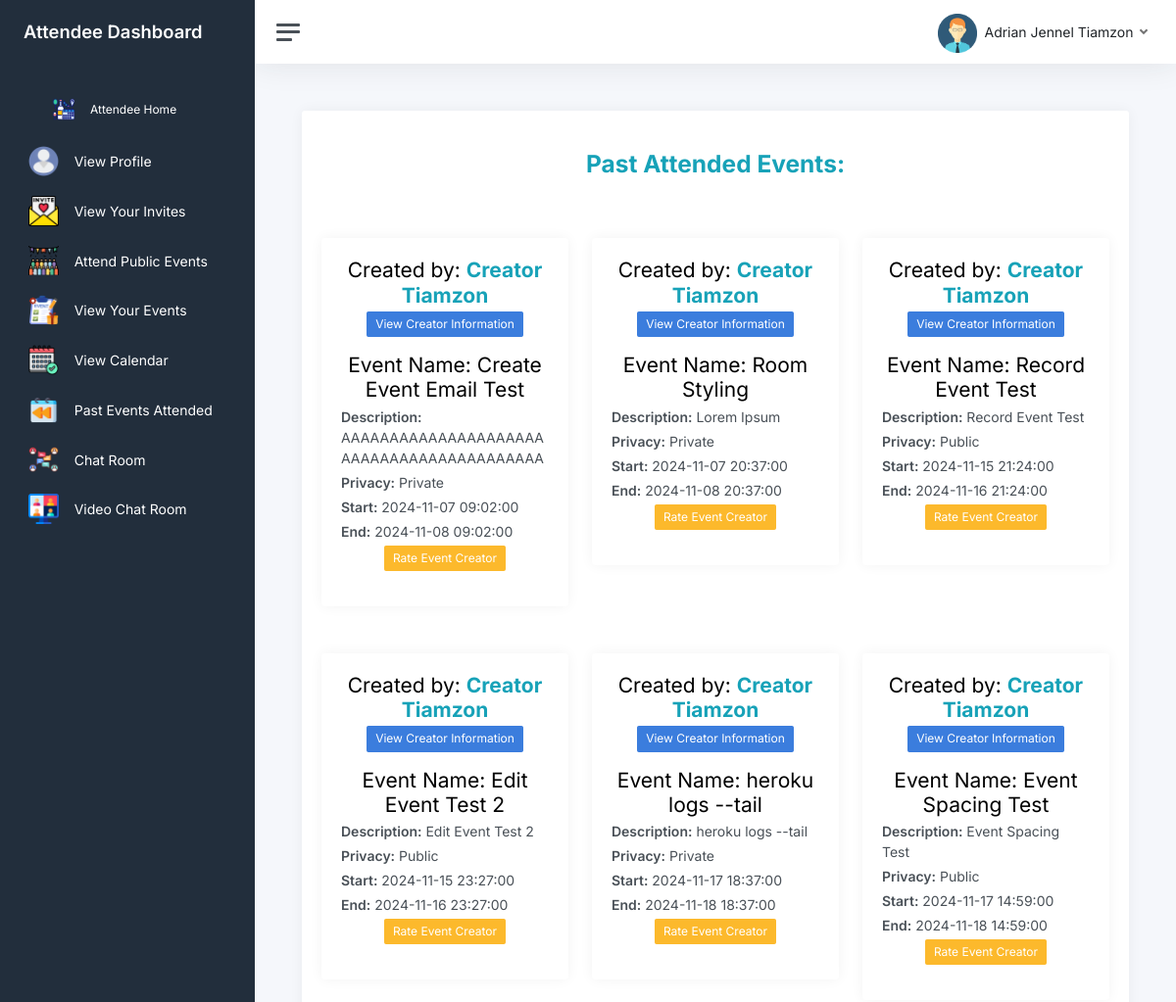
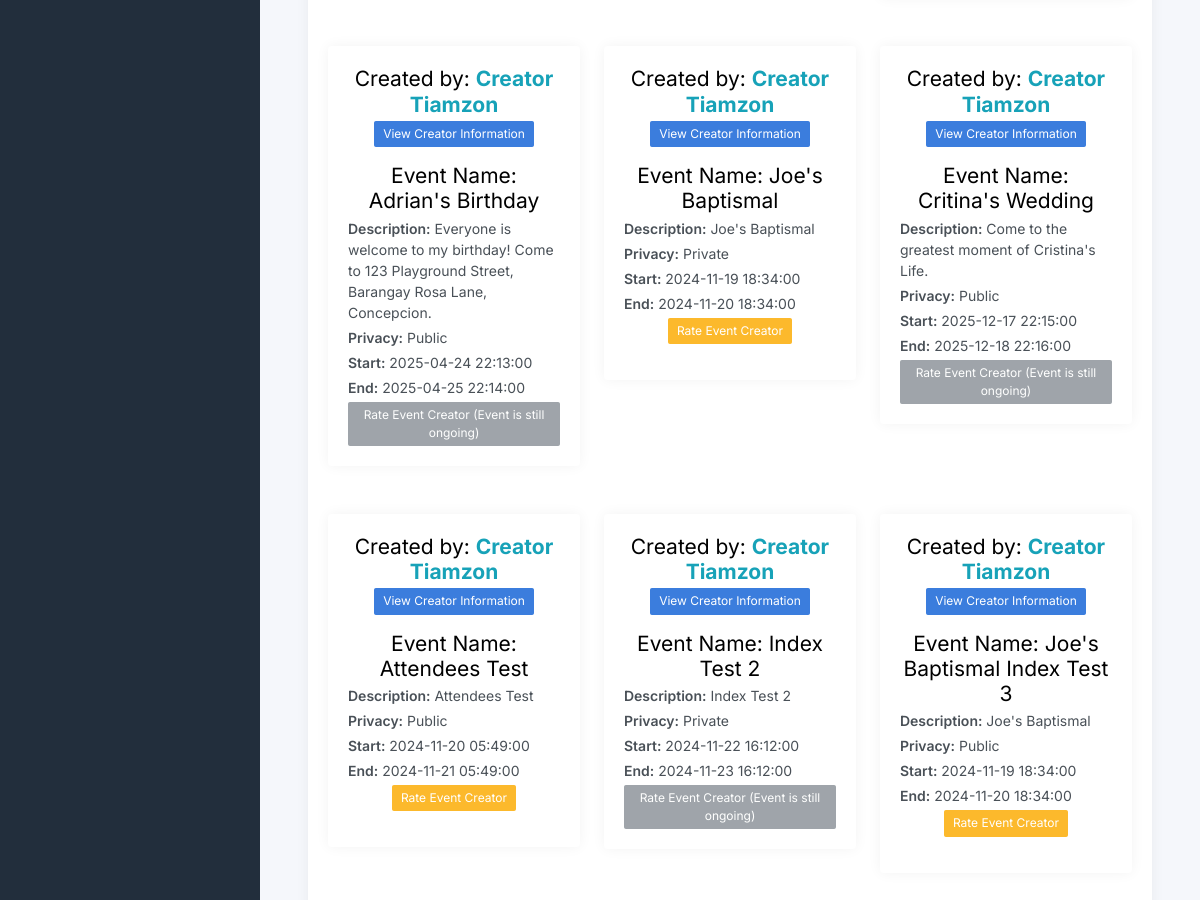
Screenshot of /attendee_history (signed in) with the database file from the repository (2 pictures, top to bottom).
### website/models.py (models this page shows)
class Users9(db.Model, UserMixin):
    id = db.Column(db.Integer, primary_key=True)
    email = db.Column(db.String(150), unique=True)
    password = db.Column(db.String(150))
    first_name = db.Column(db.String(150))
    last_name = db.Column(db.String(150))
    fullname = db.Column(db.String(150))
    role = db.Column(db.String(50))
    past_experience = db.Column(db.String)
    last_profile_update = db.Column(db.DateTime, nullable=True)
    admin_strikes = db.Column(db.Integer)
    events = db.relationship('Events17')
    attend = db.relationship('Attendee_events9')
    client_events = db.relationship('Client_events7')
    event_records = db.relationship('Event_records12', lazy='joined')  # New relationship
    credibility1 = db.Column(db.String(300), nullable=True)
    credibility2 = db.Column(db.String(300), nullable=True)
    credibility3 = db.Column(db.String(300), nullable=True)
    credibility4 = db.Column(db.String(300), nullable=True)
    credibility5 = db.Column(db.String(300), nullable=True)

class Attendee_records5(db.Model):
    id = db.Column(db.Integer, primary_key=True)
    creator_name = db.Column(db.String)
    event_name = db.Column(db.String)
    event_desc = db.Column(db.String)
    event_privacy = db.Column(db.String)
    date_accepted = db.Column(db.DateTime(timezone=True), default=func.now())
    attendee_id = db.Column(db.Integer, db.ForeignKey('users9.id'))  # Link to the attendee
    start_date = db.Column(db.DateTime)
    end_date = db.Column(db.DateTime)

### website/views_attendee.py (the view)
@views_attendee.route('/attendee_history')
@login_required
def attendee_history():
    if current_user.role != "Attendee":
        return redirect(url_for('views.role'))
    attendee_history = Attendee_records5.query.filter_by(attendee_id=current_user.id).all()
    now = datetime.now()
    return render_template('attendee_history.html', user=current_user, attendee_history=attendee_history, now=now, name=current_user.fullname)

### website/templates/attendee_history.html (shortened to what this page needs)
{% extends "base.html" %} {% block content %}
<nav id="sidebar" class="sidebar js-sidebar">
  <div class="sidebar-content js-simplebar">
    <a class="sidebar-brand" href="/attendee">
      <span class="align-middle" style="color: white">Attendee Dashboard</span>
    </a>
    <ul class="sidebar-nav">
      <li class="sidebar-header">
        <a class="sidebar-link" href="/attendee">
          <i class="align-middle"
            ><img
              src="{{ url_for('static', filename='img/icons/icon-48x48.png') }}"
              alt=""
              style="max-width: 15%; max-height: 15%; object-fit: cover"
          /></i>
          <span class="align-middle" style="color: white">Attendee Home</span>
        </a>
      </li>
      <li class="sidebar-item">
        <a class="sidebar-link" href="/create_event_profile_attendee">
          <i class="align-middle"
            ><img
              src="{{ url_for('static', filename='img/icons/user.png') }}"
              alt=""
              style="max-width: 15%; max-height: 15%; object-fit: cover"
          /></i>
          <span class="align-middle" style="color: white">View Profile</span>
        </a>
      </li>
      <li class="sidebar-item">
        <a class="sidebar-link" href="/attendee_invites">
          <i class="align-middle"
            ><img
              src="{{ url_for('static', filename='img/icons/invite.png') }}"
              alt=""
              style="max-width: 15%; max-height: 15%; object-fit: cover"
          /></i>
          <span class="align-middle" style="color: white"
            >View Your Invites</span
          >
        </a>
      </li>
      <li class="sidebar-item">
        <a class="sidebar-link" href="/attendee_browse">
          <i class="align-middle"
            ><img
              src="{{ url_for('static', filename='img/icons/publicev.png') }}"
              alt=""
              style="max-width: 15%; max-height: 15%; object-fit: cover"
          /></i>
          <span class="align-middle" style="color: white"
            >Attend Public Events</span
          >
        </a>
      </li>
      <li class="sidebar-item">
        <a class="sidebar-link" href="/attendee_events">
          <i class="align-middle"
            ><img
              src="{{ url_for('static', filename='img/icons/event-list.png') }}"
              alt=""
              style="max-width: 15%; max-height: 15%; object-fit: cover"
          /></i>
          <span class="align-middle" style="color: white"
            >View Your Events</span
          >
        </a>
      </li>
      <li class="sidebar-item">
        <a class="sidebar-link" href="/calendar">
          <i class="align-middle"
            ><img
              src="{{ url_for('static', filename='img/icons/calendar.png') }}"
              alt=""
              style="max-width: 15%; max-height: 15%; object-fit: cover"
          /></i>
          <span class="align-middle" style="color: white">View Calendar</span>
        </a>
      </li>
      <li class="sidebar-item">
        <a class="sidebar-link" href="/attendee_history">
          <i class="align-middle"
            ><img
              src="{{ url_for('static', filename='img/icons/past.png') }}"
              alt=""
              style="max-width: 15%; max-height: 15%; object-fit: cover"
          /></i>
          <span class="align-middle" style="color: white"
            >Past Events Attended</span
          >
        </a>
      </li>
      <li class="sidebar-item">
        <a class="sidebar-link" href="/join_room_attendee">
          <i class="align-middle"
            ><img
              src="{{ url_for('static', filename='img/icons/chat.png') }}"
              alt=""
              style="max-width: 15%; max-height: 15%; object-fit: cover"
          /></i>
          <span class="align-middle" style="color: white">Chat Room</span>
        </a>
      </li>
      <li class="sidebar-item">
        <a class="sidebar-link" href="/video_chat_dashboard" target="_blank">
          <i class="align-middle"
            ><img
              src="{{ url_for('static', filename='img/icons/videoconference.png') }}"
              alt=""
              style="max-width: 15%; max-height: 15%; object-fit: cover"
          /></i>
          <span class="align-middle" style="color: white">Video Chat Room</span>
        </a>
      </li>
    </ul>
  </div>
</nav>
<div class="main">
  <nav class="navbar navbar-expand navbar-light navbar-bg">
    <a class="sidebar-toggle js-sidebar-toggle">
      <i class="hamburger align-self-center"></i>
    </a>
    <div class="navbar-collapse collapse">
      <ul class="navbar-nav navbar-align">
        <li class="nav-item dropdown">
          <a
            class="nav-link dropdown-toggle d-none d-sm-inline-block"
            href="#"
            data-bs-toggle="dropdown"
          >
            <img
              src="{{ url_for('static', filename='img/avatars/avatar.png') }}"
              class="avatar img-fluid rounded me-1"
              alt="User Avatar"
            />
            <span class="text-dark">{{ name }}</span>
          </a>
        </li>
      </ul>
    </div>
  </nav>
  <main class="content">
    <div class="container-fluid p-0">
      <div class="row">
        <div class="col-12">
          <div class="card">
            <div class="card-header">
              <h2 class="my-4" style="text-align: center">
                <span class="text-info font-weight-bold"
                  >Past Attended Events:</span
                >
              </h2>
            </div>
            <div class="card-body">
              <div class="past_attended_events">
                <div class="row">
                  {% for event in attendee_history %}
                  <div class="col-md-4 mb-4">
                    <div class="card">
                      <div class="card-body">
                        <h3 class="text-center mb-1">
                          Created by:
                          <span class="text-info font-weight-bold"
                            >{{ event.creator_name }}</span
                          >
                        </h3>
                        <form
                          action="/view_creator_info"
                          method="POST"
                          class="view-creator-info-form mb-3 text-center"
                        >
                          <button type="submit" class="btn btn-primary btn-sm">
                            View Creator Information
                          </button>
                        </form>
                        <h3 class="text-center mb-1">
                          Event Name: {{ event.event_name }}
                        </h3>
                        <p class="mb-1">
                          <strong>Description:</strong> {{ event.event_desc }}
                        </p>
                        <p class="mb-1">
                          <strong>Privacy:</strong> {{ event.event_privacy }}
                        </p>
                        <p class="mb-1">
                          <strong>Start:</strong> {{ event.start_date }}
                        </p>
                        <p class="mb-1">
                          <strong>End:</strong> {{ event.end_date }}
                        </p>
                        {% if event.end_date <= now %}
                        <form
                          method="POST"
                          action="/attendee_rate_creator"
                          class="mb-3 text-center"
                        >
                          <button type="submit" class="btn btn-warning btn-sm">
                            Rate Event Creator
                          </button>
                        </form>
                        {% else %}
                        <div class="text-center">
                          <button class="btn btn-secondary btn-sm" disabled>
                            Rate Event Creator (Event is still ongoing)
                          </button>
                        </div>
                        {% endif %}
                      </div>
                    </div>
                  </div>
                  {% endfor %}
                </div>
              </div>
            </div>
          </div>
        </div>
      </div>
    </div>
  </main>
</div>
{% endblock %}

### website/templates/base.html (shortened to what this page needs)
<!DOCTYPE html>
<html lang="en">
  <head>
    <link
      rel="stylesheet"
      href="https://stackpath.bootstrapcdn.com/bootstrap/4.4.1/css/bootstrap.min.css"
    />
    <link
      rel="stylesheet"
      href="https://stackpath.bootstrapcdn.com/font-awesome/4.7.0/css/font-awesome.min.css"
    />
    <link
      href="https://cdnjs.cloudflare.com/ajax/libs/fullcalendar/6.1.8/fullcalendar.min.css"
      rel="stylesheet"
    />
    <link
      href="{{ url_for('static', filename='css/app.css') }}"
      rel="stylesheet"
    />
  </head>
  <body>
    <div class="wrapper">{% block content %} {% endblock %}</div>
  </body>
</html>

### rows the page displays
Users9: fullname "Adrian Jennel Tiamzon"
Attendee_records5: creator_name "Creator Tiamzon", event_name "Create Event Email Test", event_desc "AAAAAAAAAAAAAAAAAAAAAAAAAAAAAAAAAAAAAAAAAA", event_privacy "Private", start_date "2024-11-07 09:02:00", end_date "2024-11-08 09:02:00"
Attendee_records5: creator_name "Creator Tiamzon", event_name "Room Styling", event_desc "Lorem Ipsum", event_privacy "Private", start_date "2024-11-07 20:37:00", end_date "2024-11-08 20:37:00"
Attendee_records5: creator_name "Creator Tiamzon", event_name "Record Event Test", event_desc "Record Event Test", event_privacy "Public", start_date "2024-11-15 21:24:00", end_date "2024-11-16 21:24:00"
Attendee_records5: creator_name "Creator Tiamzon", event_name "Edit Event Test 2", event_desc "Edit Event Test 2", event_privacy "Public", start_date "2024-11-15 23:27:00", end_date "2024-11-16 23:27:00"
Attendee_records5: creator_name "Creator Tiamzon", event_name "heroku logs --tail", event_desc "heroku logs --tail", event_privacy "Private", start_date "2024-11-17 18:37:00", end_date "2024-11-18 18:37:00"
Attendee_records5: creator_name "Creator Tiamzon", event_name "Event Spacing Test", event_desc "Event Spacing Test", event_privacy "Public", start_date "2024-11-17 14:59:00", end_date "2024-11-18 14:59:00"
Attendee_records5: creator_name "Creator Tiamzon", event_name "Adrian's Birthday", event_desc "Everyone is welcome to my birthday! Come to 123 Playground Street, Barangay Rosa Lane, Concepcion.", event_privacy "Public", start_date "2025-04-24 22:13:00", end_date "2025-04-25 22:14:00", shows "Rate Event Creator (Event is still ongoing)"
Attendee_records5: creator_name "Creator Tiamzon", event_name "Joe's Baptismal", event_desc "Joe's Baptismal", event_privacy "Private", start_date "2024-11-19 18:34:00", end_date "2024-11-20 18:34:00"
Attendee_records5: creator_name "Creator Tiamzon", event_name "Critina's Wedding", event_desc "Come to the greatest moment of Cristina's Life.", event_privacy "Public", start_date "2025-12-17 22:15:00", end_date "2025-12-18 22:16:00", shows "Rate Event Creator (Event is still ongoing)"
Attendee_records5: creator_name "Creator Tiamzon", event_name "Attendees Test", event_desc "Attendees Test", event_privacy "Public", start_date "2024-11-20 05:49:00", end_date "2024-11-21 05:49:00"
Attendee_records5: creator_name "Creator Tiamzon", event_name "Index Test 2", event_desc "Index Test 2", event_privacy "Private", start_date "2024-11-22 16:12:00", end_date "2024-11-23 16:12:00", shows "Rate Event Creator (Event is still ongoing)"
Attendee_records5: creator_name "Creator Tiamzon", event_name "Joe's Baptismal Index Test 3", event_desc "Joe's Baptismal", event_privacy "Public", start_date "2024-11-19 18:34:00", end_date "2024-11-20 18:34:00"
